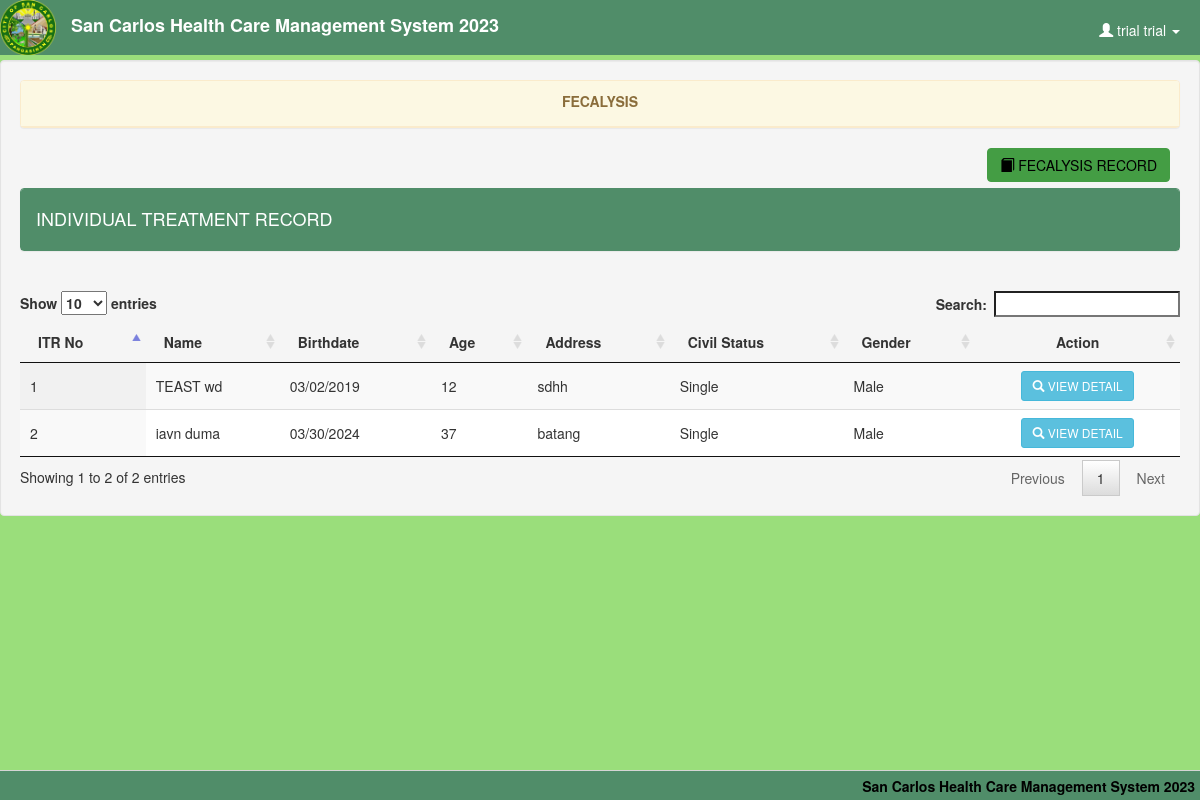
Page /fecalysis.php (signed in) on the committed database.
### tables this page shows
CREATE TABLE `user` (
  `user_id` int(11) NOT NULL,
  `username` varchar(20) NOT NULL,
  `password` varchar(12) NOT NULL,
  `firstname` varchar(20) NOT NULL,
  `middlename` varchar(20) NOT NULL,
  `lastname` varchar(20) NOT NULL,
  `section` varchar(20) NOT NULL
);

CREATE TABLE `itr` (
  `itr_no` varchar(4) NOT NULL,
  `family_no` varchar(6) NOT NULL,
  `phil_health_no` varchar(11) NOT NULL,
  `firstname` varchar(20) NOT NULL,
  `middlename` varchar(20) NOT NULL,
  `lastname` varchar(20) NOT NULL,
  `birthdate` varchar(20) NOT NULL,
  `age` int(3) NOT NULL,
  `address` varchar(30) NOT NULL,
  `civil_status` varchar(10) NOT NULL,
  `gender` varchar(10) NOT NULL,
  `BP` varchar(10) NOT NULL,
  `TEMP` varchar(10) NOT NULL,
  `PR` varchar(10) NOT NULL,
  `RR` varchar(10) NOT NULL,
  `WT` varchar(10) NOT NULL,
  `HT` varchar(10) NOT NULL
);

### fecalysis.php (the view, shortened to what this page needs)
<!DOCTYPE html>
<?php
	$conn = new mysqli("localhost", "root", "", "hcpms") or die(mysqli_error());
	$query = $conn->query("SELECT * FROM `user` WHERE `user_id` = '$_SESSION[user_id]'") or die(mysqli_error());
	$fetch = $query->fetch_array();
?>
<html lang = "en">
	<head>
		<link rel = "stylesheet" type = "text/css" href = "css/bootstrap.css" />
		<link rel = "stylesheet" type = "text/css" href = "css/jquery.dataTables.css" />
		<link rel = "stylesheet" type = "text/css" href = "css/customize.css" />
	</head>
	<body>
	<div class = "navbar navbar-default navbar-fixed-top">
		<img src = "images/hc.png" style = "float:left;" height = "55px" /><label class = "navbar-brand">San Carlos Health Care Management System 2023</label>
		<ul class = "nav navbar-right">
				<li class = "dropdown">
					<a class = "user dropdown-toggle" data-toggle = "dropdown" href = "#">
						<span class = "glyphicon glyphicon-user"></span>
						<?php echo $fetch['firstname']." ".$fetch['lastname'] ?>
						<b class = "caret"></b>
					</a>
				</li>
			</ul>
	</div>
	<br />
	<br />
	<br />
	<div class = "well">
		<div class = "panel panel-warning">
			<div class = "panel-heading">
				<center><label>FECALYSIS</label></center>
			</div>
		</div>
		<a href = "view_fecalysis_record.php" id = "d_record" style = "float:right; margin-right:10px;" href = "" class = "btn btn-success"><span class = "glyphicon glyphicon-book"></span> FECALYSIS RECORD</a>
		<br />
		<br />
		<div class = "panel panel-primary">
			<div class = "panel-heading">
				<h4>INDIVIDUAL TREATMENT RECORD</h4>
			</div>
		</div>
		<br />
		<table id = "table" class = "display" cellspacing = "0" >
			<thead>
				<tr>
					<th>ITR No</th>
					<th>Name</th>
					<th>Birthdate</th>
					<th>Age</th>
					<th>Address</th>
					<th>Civil Status</th>
					<th>Gender</th>
					<th><center>Action</center></th>
				</tr>
			</thead>
			<tbody>
			<?php
				$conn = new mysqli("localhost", "root", "", "hcpms") or die(mysqli_error());
				$q = $conn->query("SELECT * FROM `itr` ORDER BY `itr_no` ASC") or die(mysqli_error());
				while($f = $q->fetch_array()){
			?>
				<tr>
					<td><?php echo $f['itr_no']?></td>
					<td><?php echo $f['firstname']." ".$f['lastname'] ?></td>
					<td><?php echo $f['birthdate'] ?></td>
					<td><?php echo $f['age'] ?></td>
					<td><?php echo $f['address'] ?></td>
					<td><?php echo $f['civil_status'] ?></td>
					<td><?php echo $f['gender'] ?></td>
					<td>
						<center>
							<a href = "view_fecalysis.php?itr_no=<?php echo $f['itr_no']?>"class = "btn btn-sm btn-info"><span class = "glyphicon glyphicon-search"></span> VIEW DETAIL</a>
						</center>
					</td>
				</tr>
			<?php
				}
			?>
			</tbody>
		</table>
	</div>
	<div id = "footer">
		<label class = "footer-title">San Carlos Health Care Management System 2023</label>
	</div>
	</body>
</html>

### css/customize.css (style rules this page uses)
html, body { height:100%; }
#footer { height:30px; width:100%; background-color: #508D69; background-repeat: no-repeat; filter: none; border: 1px solid #D5D5D5; position: fixed; right: 0; left: 0; z-index: 1030; bottom: 0; border-width: 1px 0 0; }
.user { color:#fff; margin-top:10px; margin-right:20px; }
.footer-title { margin-top:5px; color: #000; margin-right:5px; float:right; font-family:Helvetica Neue; }

### fecalysis.php (style rules this page uses)
body { background-color: #9ADE7B; }
.navbar-default { background-color: #508D69; border-color: #9ADE7B; }
.navbar-default .navbar-brand { color: #ffffff; }

### rows in the picture
user: firstname "trial", lastname "trial"
itr: itr_no "1", firstname "TEAST", lastname "wd", birthdate "03/02/2019", age "12", address "sdhh", civil_status "Single", gender "Male"
itr: itr_no "2", firstname "iavn", lastname "duma", birthdate "03/30/2024", age "37", address "batang", civil_status "Single", gender "Male"
